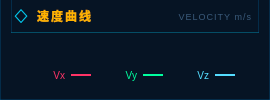
           <widget class="QWidget" name="velocityGroup" native="true">
            <property name="minimumSize">
             <size>
              <width>150</width>
              <height>0</height>
             </size>
            </property>
            <property name="styleSheet">
             <string notr="true">background-color: #061424;
border: 1px solid rgba(0, 100, 160, 0.3);
border-top: none;
margin-top: 0px;
padding-top: 0px;</string>
            </property>
            <layout class="QVBoxLayout" name="verticalLayout_15">
             <property name="topMargin">
              <number>0</number>
             </property>
             <item>
              <widget class="QWidget" name="velocityHeader" native="true">
               <property name="maximumSize">
                <size>
                 <width>16777215</width>
                 <height>33</height>
                </size>
               </property>
               <property name="styleSheet">
                <string notr="true">background: qlineargradient(x1:0, y1:0, x2:1, y2:0,
    stop:0 rgba(0,212,255,0.08),
    stop:1 transparent);
border-bottom: 1px solid rgba(0, 212, 255, 0.3);
min-height: 32px;
max-height: 32px;</string>
               </property>
               <layout class="QHBoxLayout" name="horizontalLayout_8">
                <property name="leftMargin">
                 <number>0</number>
                </property>
                <property name="topMargin">
                 <number>0</number>
                </property>
                <property name="rightMargin">
                 <number>0</number>
                </property>
                <property name="bottomMargin">
                 <number>0</number>
                </property>
                <item>
                 <widget class="QLabel" name="velocityHeaderIcon">
                  <property name="minimumSize">
                   <size>
                    <width>20</width>
                    <height>20</height>
                   </size>
                  </property>
                  <property name="maximumSize">
                   <size>
                    <width>20</width>
                    <height>20</height>
                   </size>
                  </property>
                  <property name="styleSheet">
                   <string notr="true">font-family: &quot;Segoe UI Symbol&quot;, &quot;Arial&quot;, sans-serif;
font-size: 20px;
border:transparent;
color: #00d4ff;
background: transparent;
min-width: 20px;
max-width: 20px;
min-height: 20px;
max-height: 20px;
qproperty-alignment: AlignCenter;</string>
                  </property>
                  <property name="text">
                   <string>◇</string>
                  </property>
                 </widget>
                </item>
                <item>
                 <widget class="QLabel" name="velocityHeaderTitle">
                  <property name="minimumSize">
                   <size>
                    <width>70</width>
                    <height>20</height>
                   </size>
                  </property>
                  <property name="maximumSize">
                   <size>
                    <width>70</width>
                    <height>20</height>
                   </size>
                  </property>
                  <property name="styleSheet">
                   <string notr="true">font-family: &quot;Rajdhani&quot;, &quot;Noto Sans SC&quot;, &quot;Microsoft YaHei&quot;;
font-size: 12px;
font-weight: 600;
letter-spacing: 2px;
color: #ffb300;
border:transparent;
text-transform: uppercase;
min-width: 70px;
max-width: 70px;
min-height: 20px;
max-height: 20px;</string>
                  </property>
                  <property name="text">
                   <string>速度曲线</string>
                  </property>
                 </widget>
                </item>
                <item>
                 <spacer name="horizontalSpacer_3">
                  <property name="orientation">
                   <enum>Qt::Horizontal</enum>
                  </property>
                  <property name="sizeHint" stdset="0">
                   <size>
                    <width>40</width>
                    <height>20</height>
                   </size>
                  </property>
                 </spacer>
                </item>
                <item>
                 <widget class="QLabel" name="velocityHeaderBadge">
                  <property name="minimumSize">
                   <size>
                    <width>106</width>
                    <height>22</height>
                   </size>
                  </property>
                  <property name="maximumSize">
                   <size>
                    <width>106</width>
                    <height>22</height>
                   </size>
                  </property>
                  <property name="styleSheet">
                   <string notr="true">font-family: &quot;Share Tech Mono&quot;, monospace;
font-size: 9px;
color: #3a5a7a;
letter-spacing: 1px;
border: transparent;
padding: 1px 5px;
background: transparent;
min-width: 96px;
max-width: 96px;
min-height: 20px;
max-height: 20px;</string>
                  </property>
                  <property name="text">
                   <string>VELOCITY m/s</string>
                  </property>
                  <property name="alignment">
                   <set>Qt::AlignRight|Qt::AlignTrailing|Qt::AlignVCenter</set>
                  </property>
                 </widget>
                </item>
               </layout>
              </widget>
             </item>
             <item>
              <widget class="QWidget" name="velocityChartArea" native="true">
               <property name="styleSheet">
                <string notr="true">border:transparent;</string>
               </property>
              </widget>
             </item>
             <item>
              <widget class="QWidget" name="velocityLegend" native="true">
               <property name="maximumSize">
                <size>
                 <width>16777215</width>
                 <height>28</height>
                </size>
               </property>
               <property name="styleSheet">
                <string notr="true">border-top: 1px solid rgba(0, 100, 160, 0.2);
min-height: 28px;
max-height: 28px;
background: transparent;
border:transparent;</string>
               </property>
               <layout class="QHBoxLayout" name="horizontalLayout_35">
                <property name="leftMargin">
                 <number>0</number>
                </property>
                <property name="topMargin">
                 <number>0</number>
                </property>
                <property name="rightMargin">
                 <number>15</number>
                </property>
                <property name="bottomMargin">
                 <number>0</number>
                </property>
                <item>
                 <widget class="QWidget" name="legendVelX" native="true">
                  <layout class="QHBoxLayout" name="horizontalLayout_28">
                   <property name="leftMargin">
                    <number>0</number>
                   </property>
                   <property name="topMargin">
                    <number>0</number>
                   </property>
                   <property name="bottomMargin">
                    <number>0</number>
                   </property>
                   <item>
                    <widget class="QLabel" name="legendVelXLabel">
                     <property name="minimumSize">
                      <size>
                       <width>54</width>
                       <height>28</height>
                      </size>
                     </property>
                     <property name="maximumSize">
                      <size>
                       <width>54</width>
                       <height>28</height>
                      </size>
                     </property>
                     <property name="styleSheet">
                      <string notr="true">font-family: &quot;Share Tech Mono&quot;, monospace;
font-size: 10px;
color: #ff3366;
background: transparent;
border:transparent;</string>
                     </property>
                     <property name="text">
                      <string>Vx</string>
                     </property>
                     <property name="alignment">
                      <set>Qt::AlignRight|Qt::AlignTrailing|Qt::AlignVCenter</set>
                     </property>
                    </widget>
                   </item>
                   <item>
                    <widget class="QFrame" name="legendVelXDot">
                     <property name="minimumSize">
                      <size>
                       <width>20</width>
                       <height>2</height>
                      </size>
                     </property>
                     <property name="maximumSize">
                      <size>
                       <width>20</width>
                       <height>2</height>
                      </size>
                     </property>
                     <property name="styleSheet">
                      <string notr="true">background: #ff3366;
border: none;
border-radius: 0px;
min-width: 20px;
max-width: 20px;
min-height: 2px;
max-height: 2px;
margin: 0px;
padding: 0px;</string>
                     </property>
                     <property name="frameShape">
                      <enum>QFrame::StyledPanel</enum>
                     </property>
                     <property name="frameShadow">
                      <enum>QFrame::Raised</enum>
                     </property>
                    </widget>
                   </item>
                  </layout>
                 </widget>
                </item>
                <item>
                 <widget class="QWidget" name="legendVelY" native="true">
                  <layout class="QHBoxLayout" name="horizontalLayout_29">
                   <property name="leftMargin">
                    <number>0</number>
                   </property>
                   <property name="topMargin">
                    <number>0</number>
                   </property>
                   <property name="bottomMargin">
                    <number>0</number>
                   </property>
                   <item>
                    <widget class="QLabel" name="legendVelYLabel">
                     <property name="styleSheet">
                      <string notr="true">font-family: &quot;Share Tech Mono&quot;, monospace;
font-size: 10px;
color: #00ff9f;
background: transparent;
border:transparent;</string>
                     </property>
                     <property name="text">
                      <string>Vy</string>
                     </property>
                     <property name="alignment">
                      <set>Qt::AlignRight|Qt::AlignTrailing|Qt::AlignVCenter</set>
                     </property>
                    </widget>
                   </item>
                   <item>
                    <widget class="QFrame" name="legendVelYDot">
                     <property name="minimumSize">
                      <size>
                       <width>20</width>
                       <height>2</height>
                      </size>
                     </property>
                     <property name="maximumSize">
                      <size>
                       <width>20</width>
                       <height>2</height>
                      </size>
                     </property>
                     <property name="styleSheet">
                      <string notr="true">background: #00ff9f;
border: none;
border-radius: 0px;
min-width: 20px;
max-width: 20px;
min-height: 2px;
max-height: 2px;
margin: 0px;
padding: 0px;</string>
                     </property>
                     <property name="frameShape">
                      <enum>QFrame::StyledPanel</enum>
                     </property>
                     <property name="frameShadow">
                      <enum>QFrame::Raised</enum>
                     </property>
                    </widget>
                   </item>
                  </layout>
                 </widget>
                </item>
                <item>
                 <widget class="QWidget" name="legendVelZ" native="true">
                  <layout class="QHBoxLayout" name="horizontalLayout_34">
                   <property name="leftMargin">
                    <number>0</number>
                   </property>
                   <property name="topMargin">
                    <number>0</number>
                   </property>
                   <property name="bottomMargin">
                    <number>0</number>
                   </property>
                   <item>
                    <widget class="QLabel" name="legendVelZLabel">
                     <property name="styleSheet">
                      <string notr="true">font-family: &quot;Share Tech Mono&quot;, monospace;
font-size: 10px;
color:#55ddff;
background: transparent;
border:transparent;</string>
                     </property>
                     <property name="text">
                      <string>Vz</string>
                     </property>
                     <property name="alignment">
                      <set>Qt::AlignRight|Qt::AlignTrailing|Qt::AlignVCenter</set>
                     </property>
                    </widget>
                   </item>
                   <item>
                    <widget class="QFrame" name="legendVelZDot">
                     <property name="minimumSize">
                      <size>
                       <width>20</width>
                       <height>2</height>
                      </size>
                     </property>
                     <property name="maximumSize">
                      <size>
                       <width>20</width>
                       <height>2</height>
                      </size>
                     </property>
                     <property name="styleSheet">
                      <string notr="true">background:#55ddff;
border: none;
border-radius: 0px;
min-width: 20px;
max-width: 20px;
min-height: 2px;
max-height: 2px;
margin: 0px;
padding: 0px;</string>
                     </property>
                     <property name="frameShape">
                      <enum>QFrame::StyledPanel</enum>
                     </property>
                     <property name="frameShadow">
                      <enum>QFrame::Raised</enum>
                     </property>
                    </widget>
                   </item>
                  </layout>
                 </widget>
                </item>
               </layout>
              </widget>
             </item>
            </layout>
           </widget>
